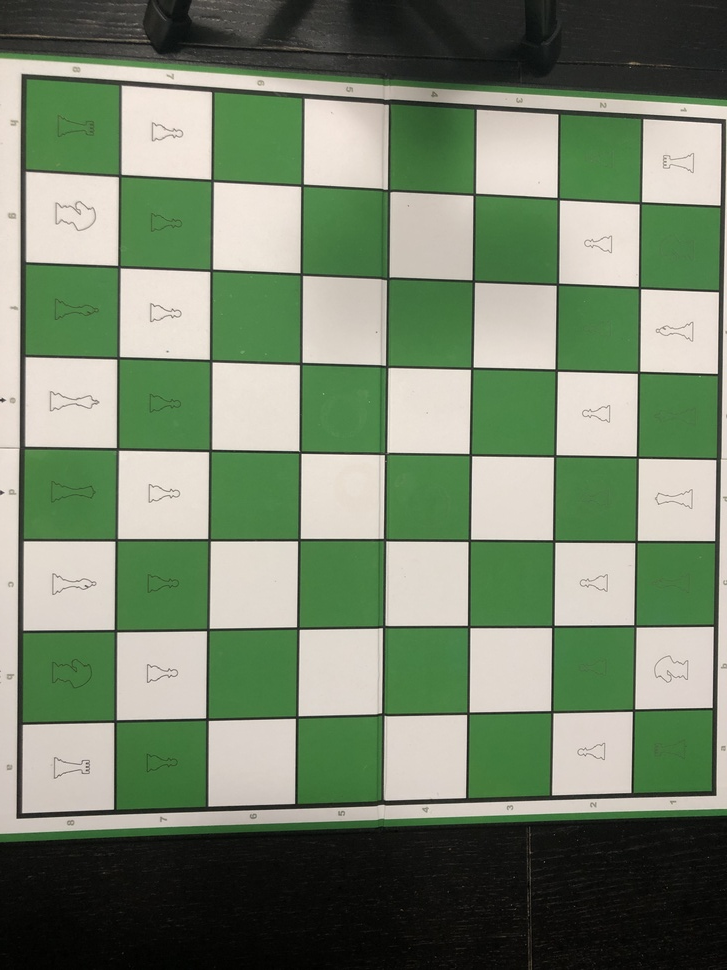
#> input picture ChessCV/Images/IMG_2732.JPG, 727 x 970 px, shrunk from 3024 x 4032 before the run, found by its file name
$ python testing.py
#> lines starting #> are read from the running program, lines starting #| are printed output that depends on the picture; after the words box and inside, x2 and y2 are one past the last pixel; in counts of white or black regions, pixels touching at a corner belong together
import cv2
import numpy as np
import os


imageDir = os.getcwd()
src_image_path = imageDir +"/ChessCV/images/IMG_2732.JPG"
img = cv2.imread(src_image_path)
#> img is the input picture: shape (970, 727, 3); mean B, G, R 108.6, 132.5, 118
gray = cv2.cvtColor(img, cv2.COLOR_BGR2GRAY)
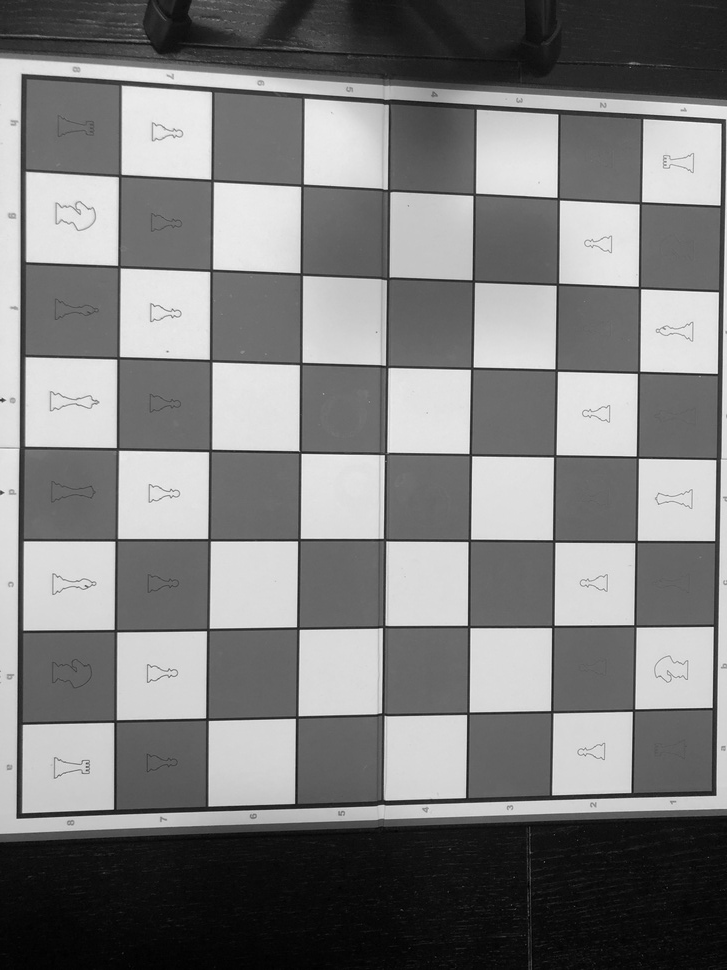
#> gray: shape (970, 727); min 0, max 251, mean 125.5
ret,thresh = cv2.threshold(gray,50,255,0)
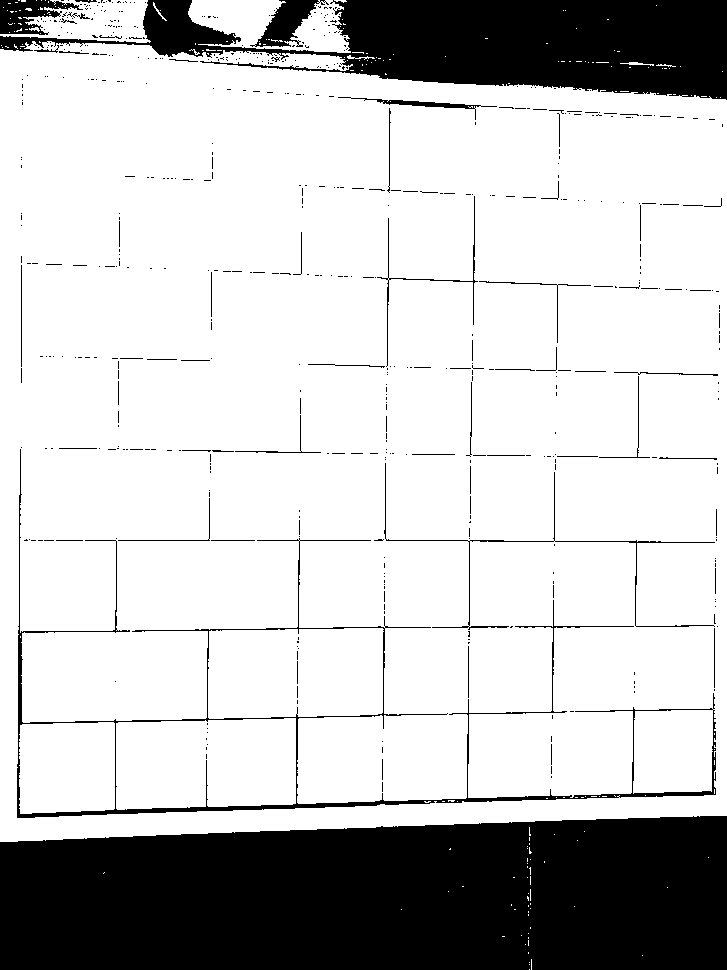
#> thresh: shape (970, 727); 77.8% white; 556 black regions (495 under 20 px)
contours,hierarchy = cv2.findContours(thresh, 1, 2)
#> contours = 888 contours, 742 with area under 20; largest, box (x1, y1, x2, y2) and area: (0, 41, 727, 842) 549552, (16, 448, 717, 819) 48160, (116, 718, 296, 810) 15236, (208, 628, 384, 719) 15033, (19, 722, 115, 814) 8292
print("Number of contours detected:", len(contours))
#| Number of contours detected: 888

for cnt in contours:
   x1,y1 = cnt[0][0]
   approx = cv2.approxPolyDP(cnt, 0.01*cv2.arcLength(cnt, True), True)
   if len(approx) == 4:
      x, y, w, h = cv2.boundingRect(cnt)
      ratio = float(w)/h
      if ratio >= 0.9 and ratio <= 1.1:
         img = cv2.drawContours(img, [cnt], -1, (0,255,255), 3)
         cv2.putText(img, 'Square', (x1, y1), cv2.FONT_HERSHEY_SIMPLEX, 0.6, (255, 255, 0), 2)
      else:
         cv2.putText(img, 'Rectangle', (x1, y1), cv2.FONT_HERSHEY_SIMPLEX, 0.6, (0, 255, 0), 2)
         img = cv2.drawContours(img, [cnt], -1, (0,255,0), 3)
#> this loop made 888 passes
#> (x1, y1, approx, x, y, w, h, ratio) on pass 33: (530, 867, [[530, 867], [529, 868], [530, 869], [530, 874]], 529, 867, 2, 8, 0.25)
#> (x1, y1, x, y, w, h, ratio) on passes 76, 77, 81, 82, 84, 87: (206, 744, 206, 743, 3, 3, 1), (381, 741, 381, 740, 3, 3, 1), (206, 732, 206, 731, 3, 3, 1), (206, 728, 206, 727, 3, 3, 1), (98, 722, 19, 722, 96, 92, 1.04), (446, 713, 446, 712, 3, 3, 1)
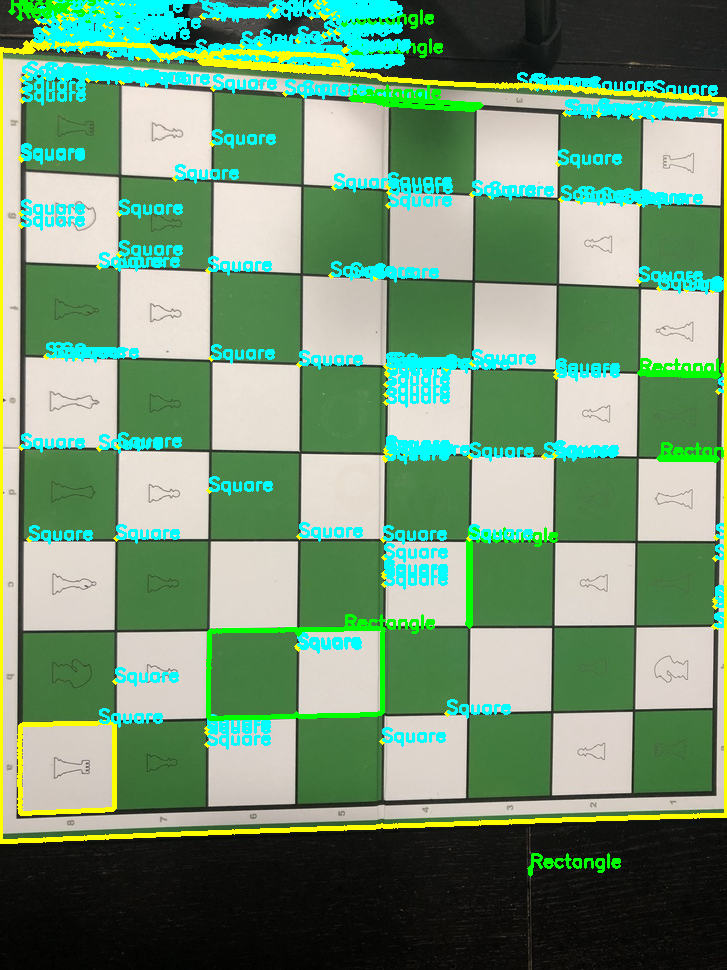
#> img: shape (970, 727, 3); 11.39% of pixels changed, all inside (x1, y1, x2, y2) = (0, 0, 727, 877)

cv2.imshow("Shapes", img)
cv2.waitKey(0)
cv2.destroyAllWindows()

$ run again, with ChessCV/Images/IMG_2711.JPG copied over ChessCV/Images/IMG_2732.JPG
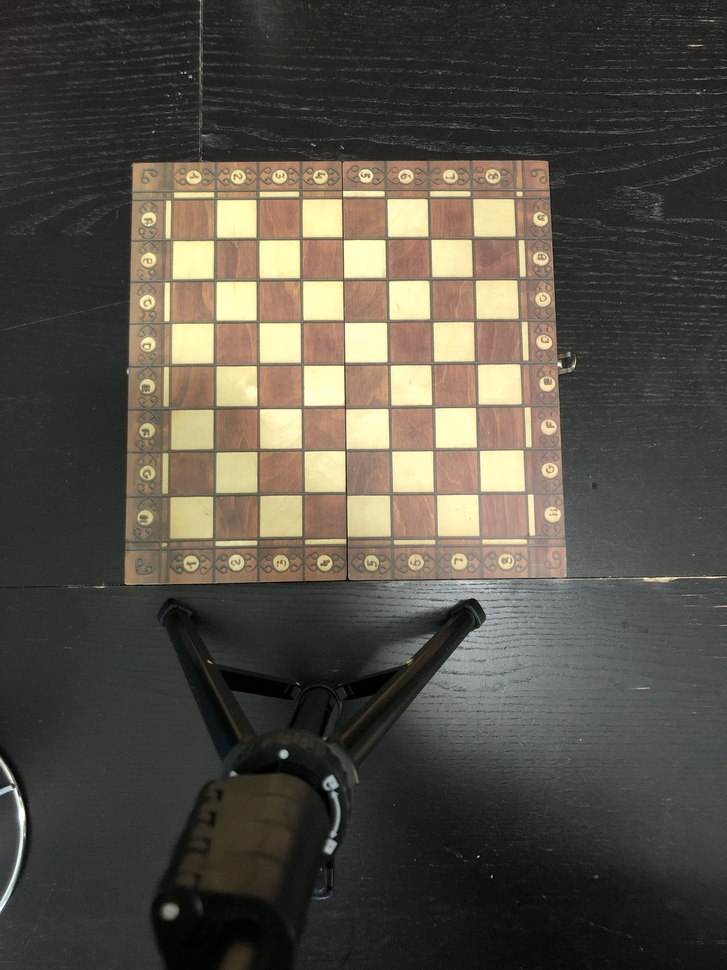
#> input picture ChessCV/Images/IMG_2711.JPG, 727 x 970 px, shrunk from 3024 x 4032 before the run, found by its file name
#> img is the input picture: shape (970, 727, 3); mean B, G, R 69.6, 79.5, 83.8
#> `ret,thresh = cv2.threshold(gray,50,255,0)`:
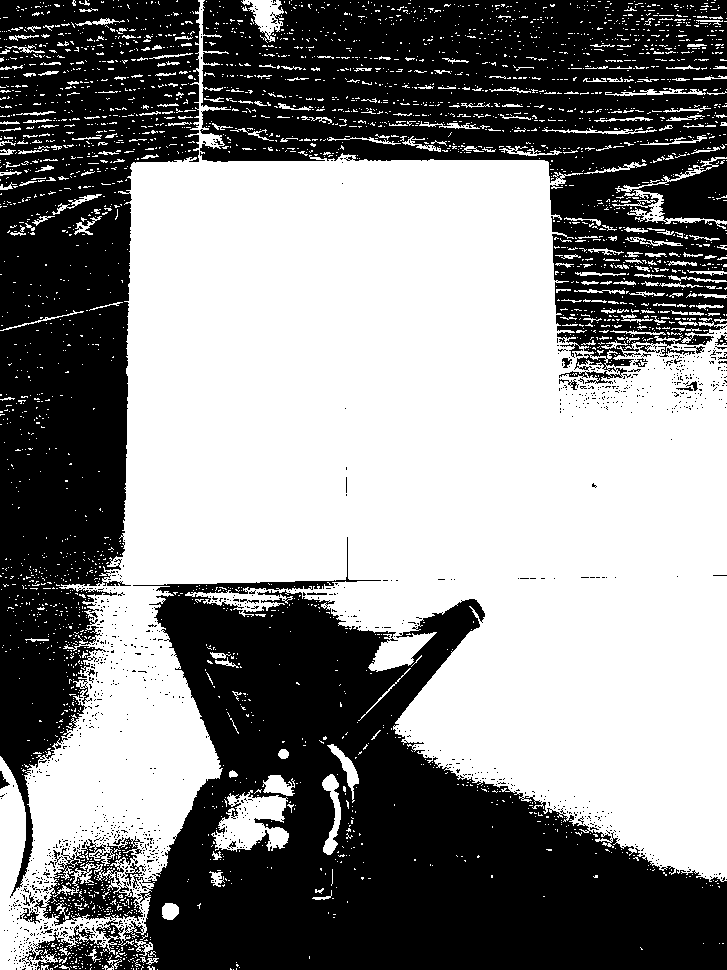
#> thresh: shape (970, 727); 52.7% white; 1168 black regions (1143 under 20 px)
#> contours = 5107 contours, 4927 with area under 20; largest, box (x1, y1, x2, y2) and area: (0, 0, 727, 970) 347372, (42, 836, 144, 927) 4566, (211, 790, 289, 852) 2686, (241, 0, 284, 43) 804, (322, 774, 341, 855) 596
#| Number of contours detected: 5107
#> the loop `for cnt in contours:` made 5107 passes
#> (x1, y1, approx, x, y, w, h, ratio) on passes 15, 17, 18, 19, 27: (111, 967, [[111, 967], [112, 966], [113, 967], [112, 968]], 111, 966, 3, 3, 1), (91, 967, [[91, 967], [90, 968], [90, 969], [90, 968]], 90, 967, 2, 3, 0.667), (34, 967, [[34, 967], [35, 966], [36, 967], [35, 968]], 34, 966, 3, 3, 1), (19, 967, [[19, 967], [20, 966], [21, 967], [20, 968]], 19, 966, 3, 3, 1), (22, 966, [[22, 966], [23, 965], [24, 966], [23, 967]], 22, 965, 3, 3, 1)
#> after the loop `for cnt in contours:`:
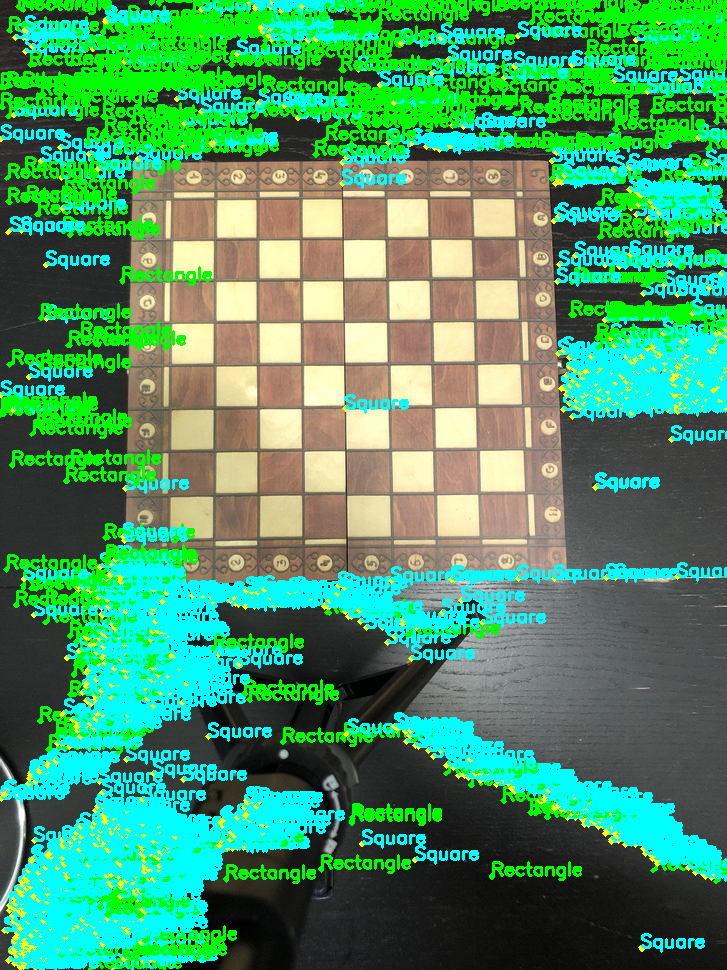
#> img: shape (970, 727, 3); mean B, G, R 100.1, 148, 70.2

$ run again, with ChessCV/Images/IMG_2712.JPG copied over ChessCV/Images/IMG_2732.JPG
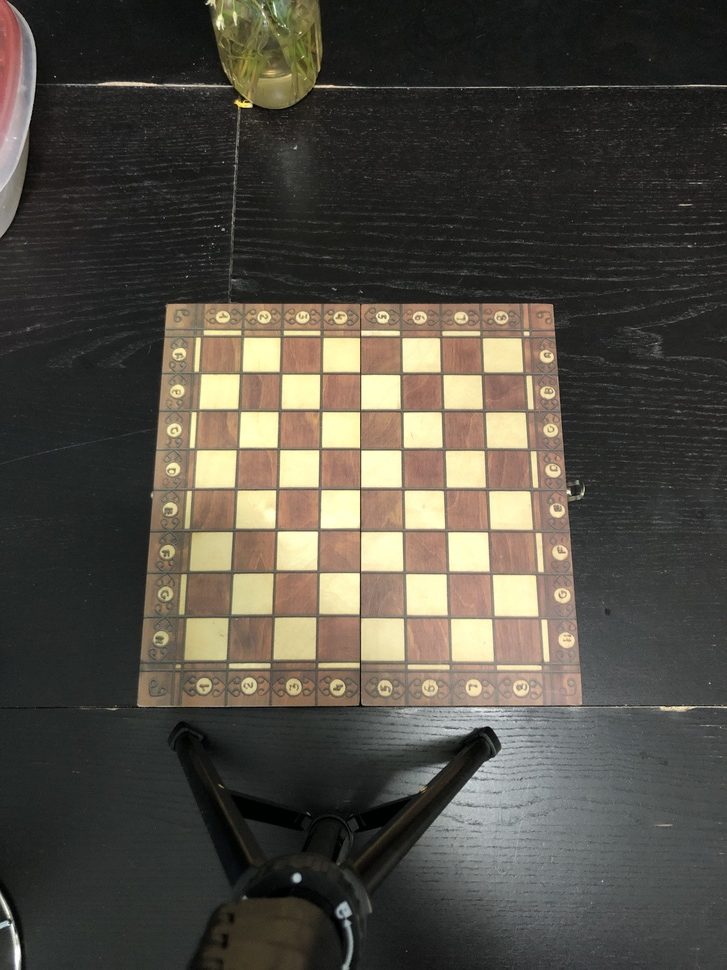
#> input picture ChessCV/Images/IMG_2712.JPG, 727 x 970 px, shrunk from 3024 x 4032 before the run, found by its file name
#> img is the input picture: shape (970, 727, 3); mean B, G, R 67.7, 76.9, 81.1
#> `ret,thresh = cv2.threshold(gray,50,255,0)`:
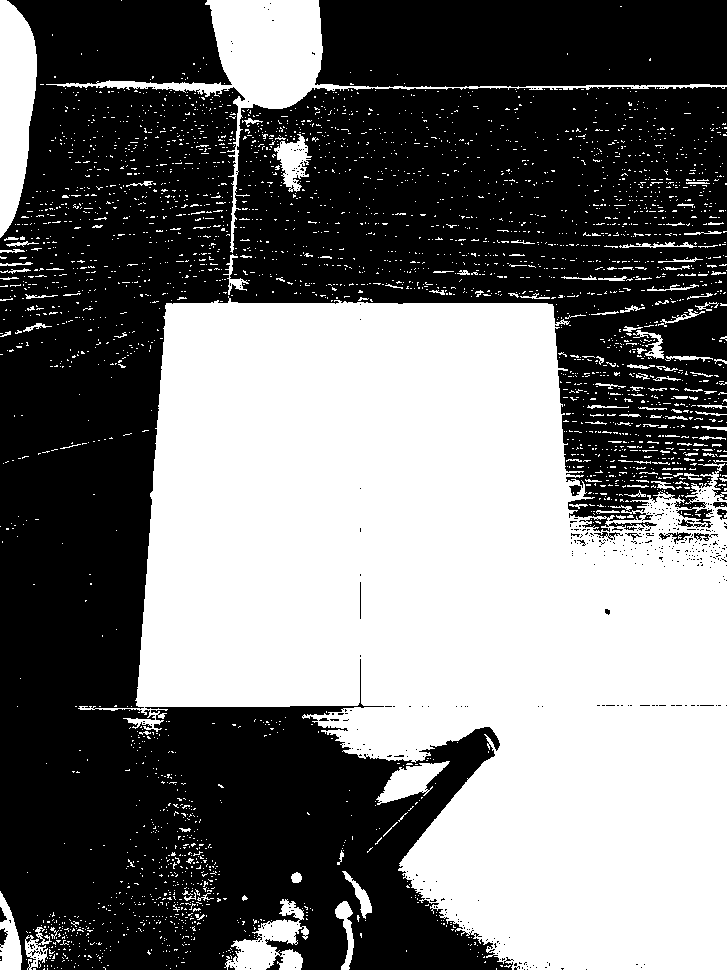
#> thresh: shape (970, 727); 45.2% white; 3210 white regions (3069 under 20 px)
#> contours = 3823 contours, 3740 with area under 20; largest, box (x1, y1, x2, y2) and area: (78, 296, 727, 970) 275976, (46, 0, 727, 253) 11954, (0, 0, 37, 238) 6132, (224, 899, 309, 970) 2445, (376, 761, 450, 805) 1390
#| Number of contours detected: 3823
#> the loop `for cnt in contours:` made 3823 passes
#> (cnt, x1, y1, approx, x, y, w, h) on pass 60: ([[63, 960], [62, 961], [63, 960], [64, 960]], 63, 960, [[64, 960], [63, 960], [62, 961], [63, 960]], 62, 960, 3, 2)
#> after the loop `for cnt in contours:`:
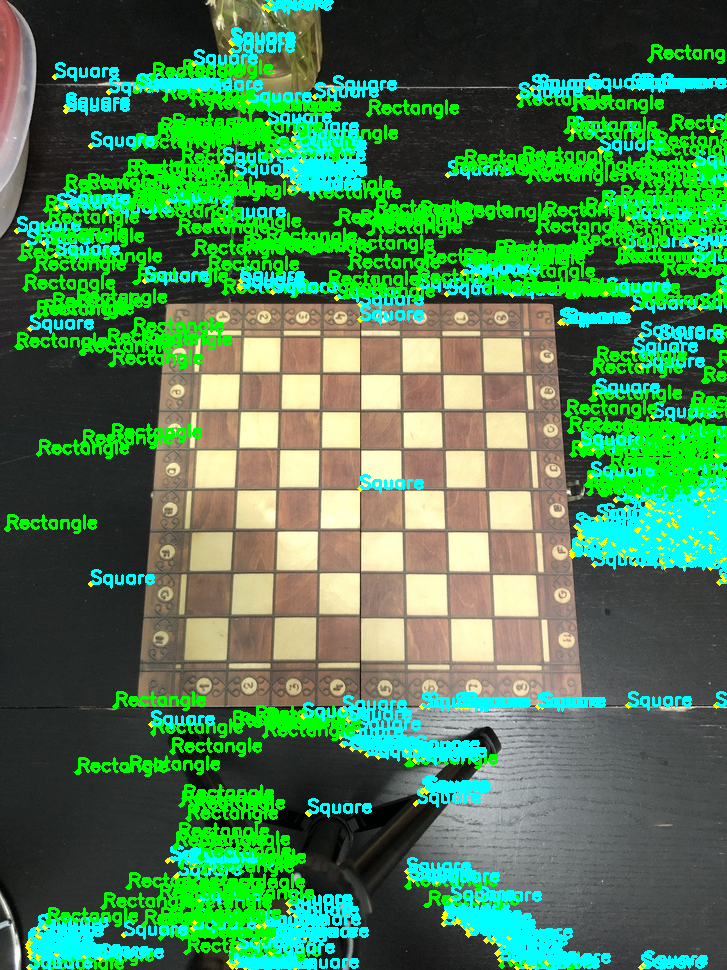
#> img: shape (970, 727, 3); mean B, G, R 81.2, 127.2, 70.8

$ run again, with ChessCV/Images/IMG_2713.JPG copied over ChessCV/Images/IMG_2732.JPG
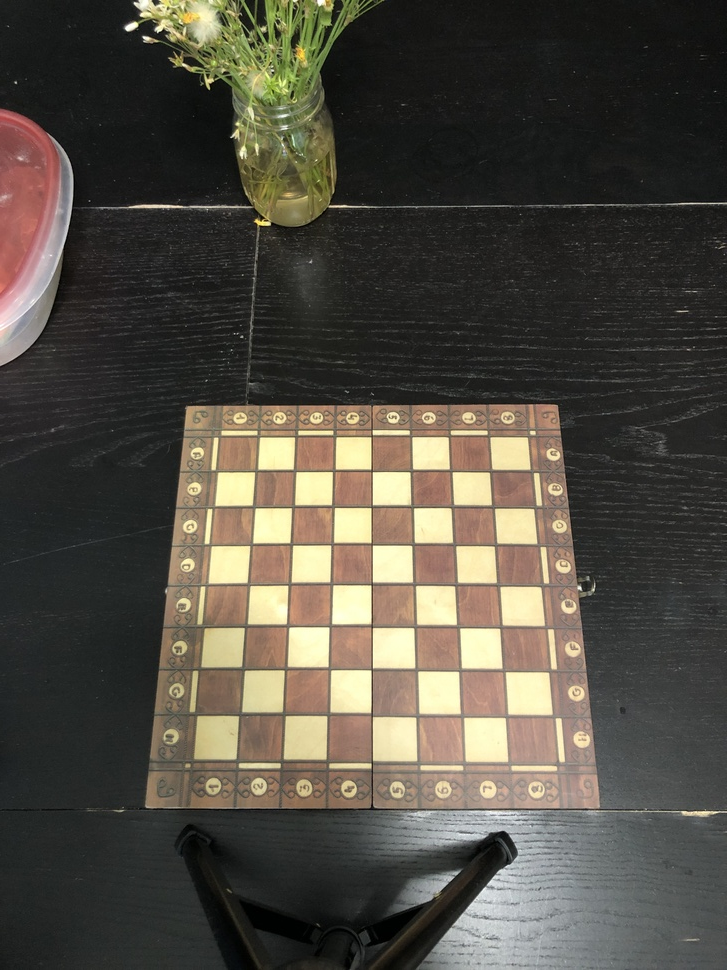
#> input picture ChessCV/Images/IMG_2713.JPG, 727 x 970 px, shrunk from 3024 x 4032 before the run, found by its file name
#> img is the input picture: shape (970, 727, 3); mean B, G, R 67.6, 77.6, 82.4
#> `ret,thresh = cv2.threshold(gray,50,255,0)`:
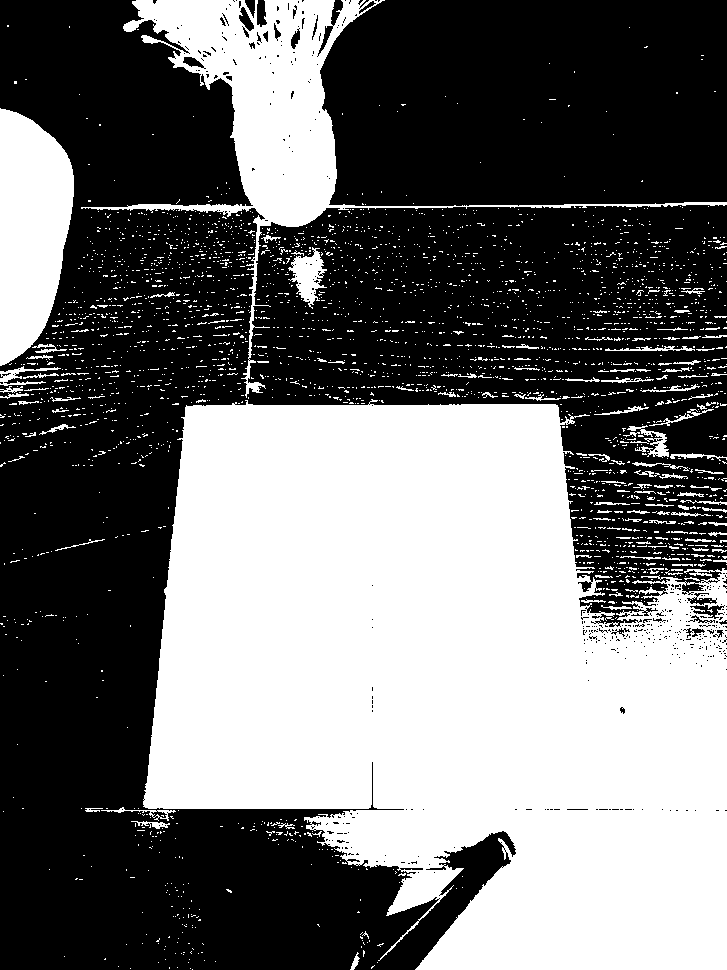
#> thresh: shape (970, 727); 43.5% white; 2808 white regions (2671 under 20 px)
#> contours = 3415 contours, 3311 with area under 20; largest, box (x1, y1, x2, y2) and area: (143, 399, 727, 970) 246830, (81, 0, 727, 398) 28146, (0, 108, 74, 366) 13934, (288, 247, 327, 309) 1058, (627, 425, 669, 458) 328
#| Number of contours detected: 3415
#> the loop `for cnt in contours:` made 3415 passes
#> (cnt, x1, y1, approx, x, y, w, h) on pass 57: ([[199, 919], [198, 920], [200, 920], [200, 919]], 199, 919, [[200, 919], [199, 919], [198, 920], [200, 920]], 198, 919, 3, 2)
#> after the loop `for cnt in contours:`:
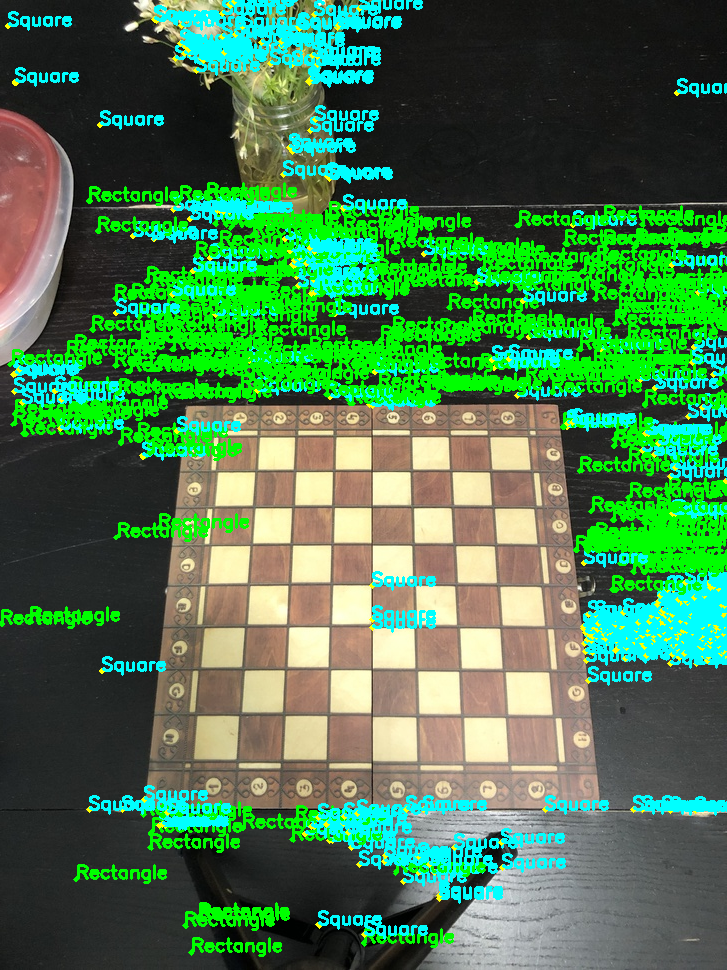
#> img: shape (970, 727, 3); mean B, G, R 78.8, 123.1, 72
